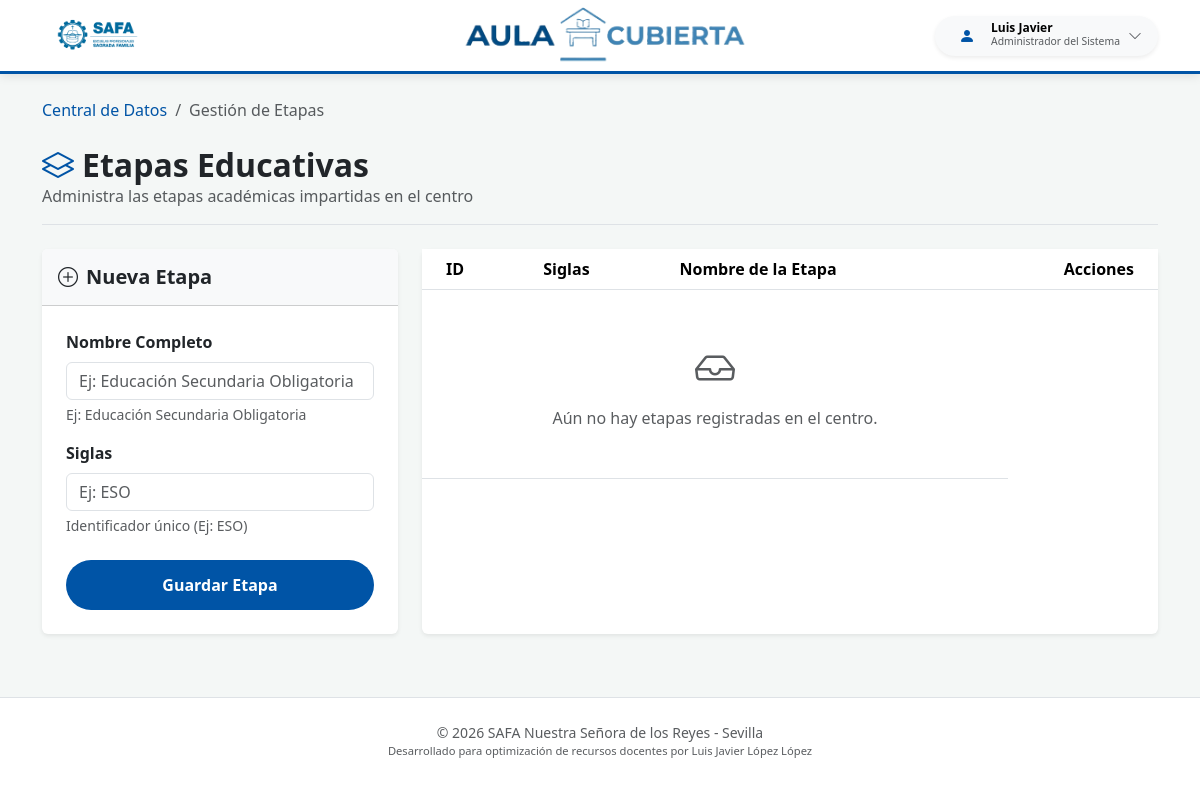
Page /datos/etapas/ (signed in) on the earlier database version.
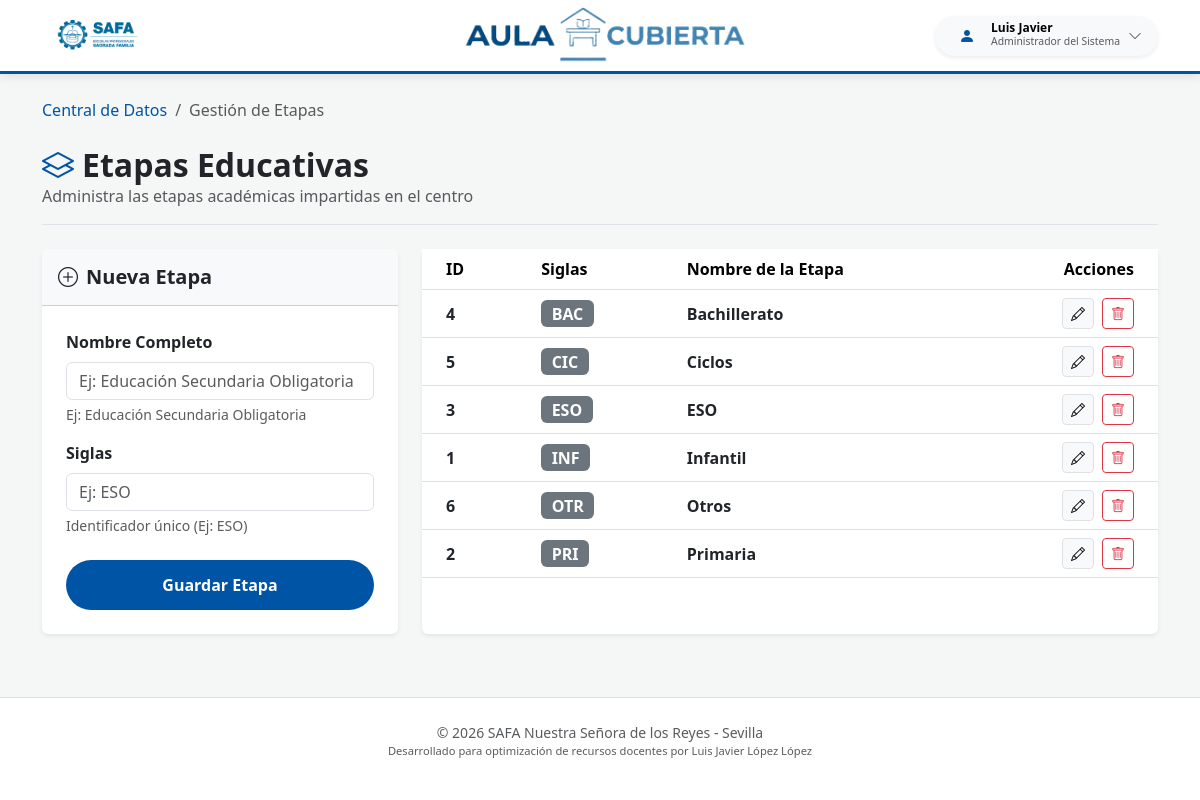
Same page on the later database version.
### safa_guardias/models.py (models this page shows, shortened)
class CentroSaaSModel(models.Model):
    centro = models.ForeignKey(
        'CentroEscolar',
        on_delete=models.CASCADE,
        null=True, # Lo dejamos nullable por ahora para que no te dé error al hacer makemigrations con datos existentes
        blank=True
    )
    class Meta:
        abstract = True

class Etapa(CentroSaaSModel):
    nombre = models.CharField(max_length=100, help_text="Ej: Educación Secundaria Obligatoria")
    siglas = models.CharField(max_length=10, help_text="Ej: ESO")
    class Meta:
        verbose_name = "Etapa"
        verbose_name_plural = "Etapas"
        unique_together = ['centro', 'siglas'] # Cada centro tiene sus siglas únicas

### safa_guardias/views.py (the view)
# urls.py: path('datos/etapas/', views.gestionar_etapas, name='gestionar_etapas'),
@login_required
def gestionar_etapas(request):
    centro = obtener_centro_usuario(request)
    if not centro:
        messages.error(request, "Selecciona un centro antes de gestionar las etapas.")
        return redirect('centro_datos')  # Ajusta al name de tu url principal
    etapa_edit_id = request.GET.get('edit')
    etapa_instancia = None
    if etapa_edit_id:
        etapa_instancia = get_object_or_404(Etapa, id=etapa_edit_id, centro=centro)
    if request.method == 'POST':
        action = request.POST.get('action')
        if action == 'delete':
            etapa_id = request.POST.get('etapa_id')
            etapa_a_borrar = get_object_or_404(Etapa, id=etapa_id, centro=centro)
            try:
                etapa_a_borrar.delete()
                messages.success(request, "Etapa eliminada correctamente.")
            except Exception as e:
                messages.error(request, "No se puede eliminar la etapa porque ya tiene grupos o tramos asociados.")
            return redirect('gestionar_etapas')
        elif action == 'save':
            form = EtapaForm(request.POST, instance=etapa_instancia)
            if form.is_valid():
                nueva_etapa = form.save(commit=False)
                nueva_etapa.centro = centro
                try:
                    nueva_etapa.save()
                    mensaje = "Etapa actualizada con éxito." if etapa_instancia else "Etapa creada con éxito."
                    messages.success(request, mensaje)
                    return redirect('gestionar_etapas')
                except IntegrityError:
                    messages.error(request,
                                   f"Ya existe una etapa con las siglas '{nueva_etapa.siglas}' en este centro.")
            else:
                messages.error(request, "Revisa los errores en el formulario.")
    else:
        form = EtapaForm(instance=etapa_instancia)
    etapas = Etapa.objects.filter(centro=centro).order_by('nombre')
    contexto = {
        'etapas': etapas,
        'form': form,
        'is_edit': bool(etapa_instancia),
        'centro': centro
    }
    return render(request, 'gestionar_etapas.html', contexto)

### safa_guardias/forms.py
class EtapaForm(forms.ModelForm):
    class Meta:
        model = Etapa
        fields = ['nombre', 'siglas']
        widgets = {
            'nombre': forms.TextInput(attrs={
                'class': 'form-control',
                'placeholder': 'Ej: Educación Secundaria Obligatoria'
            }),
            'siglas': forms.TextInput(attrs={
                'class': 'form-control',
                'placeholder': 'Ej: ESO'
            }),
        }

### safa_guardias/context_processors.py (called while the page is built)
def selector_centros_global(request):
    es_admin = request.user.is_authenticated and (
            request.user.is_superuser or
            (hasattr(request.user, 'perfil_profesor') and request.user.perfil_profesor.rol == 'ADMIN')
    )
    if es_admin:
        return {
            'lista_centros_admin': CentroEscolar.objects.all().order_by('nombre'),
            'centro_activo_admin': obtener_centro_usuario(request)
        }
    return {}

### templates/gestionar_etapas.html (shortened to what the changed rows need)
{% extends 'base.html' %}
{% block body %}
    <div class="container py-4">
        <div class="d-flex justify-content-between align-items-center mb-4 border-bottom pb-3">
            <div>
                <h2 class="fw-bold mb-0 text-dark"><i class="bi bi-layers me-2 icon-safa"></i>Etapas Educativas</h2>
            </div>
        </div>
        <div class="row g-4">
            <div class="col-lg-8">
                <div class="card border-0 shadow-sm h-100">
                    <div class="card-body p-0">
                        <div class="table-responsive">
                            <table class="table table-hover align-middle mb-0">
                                <thead class="bg-light">
                                <tr>
                                    <th class="ps-4">ID</th>
                                    <th class="ps-4">Siglas</th>
                                    <th>Nombre de la Etapa</th>
                                    <th class="text-end pe-4" style="width: 150px;">Acciones</th>
                                </tr>
                                </thead>
                                <tbody>
                                {% for etapa in etapas %}
                                    <tr>
                                        <td class="ps-4"><span class="fw-semibold text-dark">{{ etapa.id }}</span></td>
                                        <td class="ps-4"><span class="badge bg-secondary fs-6">{{ etapa.siglas }}</span>
                                        </td>
                                        <td class="fw-semibold text-dark">{{ etapa.nombre }}</td>
                                        <td class="text-end pe-4">
                                            <div class="d-flex justify-content-end gap-2">
                                                <a href="?edit={{ etapa.id }}" class="btn btn-sm btn-light border"
                                                   title="Editar">
                                                    <i class="bi bi-pencil"></i>
                                                </a>
                                                <form method="POST"
                                                      onsubmit="return confirm('¿Estás seguro de eliminar la etapa {{ etapa.siglas }}? Esta acción no se puede deshacer.');">
                                                    <button type="button" class="btn btn-sm btn-outline-danger"
                                                            data-bs-toggle="modal"
                                                            data-bs-target="#modalEliminar"
                                                            data-id="{{ etapa.id }}"
                                                            data-nombre="{{ etapa.siglas }}"
                                                            title="Eliminar">
                                                        <i class="bi bi-trash"></i>
                                                    </button>
                                                </form>
                                            </div>
                                        </td>
                                    </tr>
                                {% empty %}
                                    <tr>
                                        <td colspan="3" class="text-center py-5 text-muted">
                                            <i class="bi bi-inbox fs-1 d-block mb-2"></i>
                                            Aún no hay etapas registradas en el centro.
                                        </td>
                                    </tr>
                                {% endfor %}
                                </tbody>
                            </table>
                        </div>
                    </div>
                </div>
            </div>
        </div>
    </div>
{% endblock %}

Differences in the rows shown:
added Etapa: id "4", siglas "BAC", nombre "Bachillerato"
added Etapa: id "5", siglas "CIC", nombre "Ciclos"
added Etapa: id "3", siglas "ESO", nombre "ESO"
added Etapa: id "1", siglas "INF", nombre "Infantil"
added Etapa: id "6", siglas "OTR", nombre "Otros"
added Etapa: id "2", siglas "PRI", nombre "Primaria"
Other differences:
text no longer shown: "Aún no hay etapas registradas en el centro."
